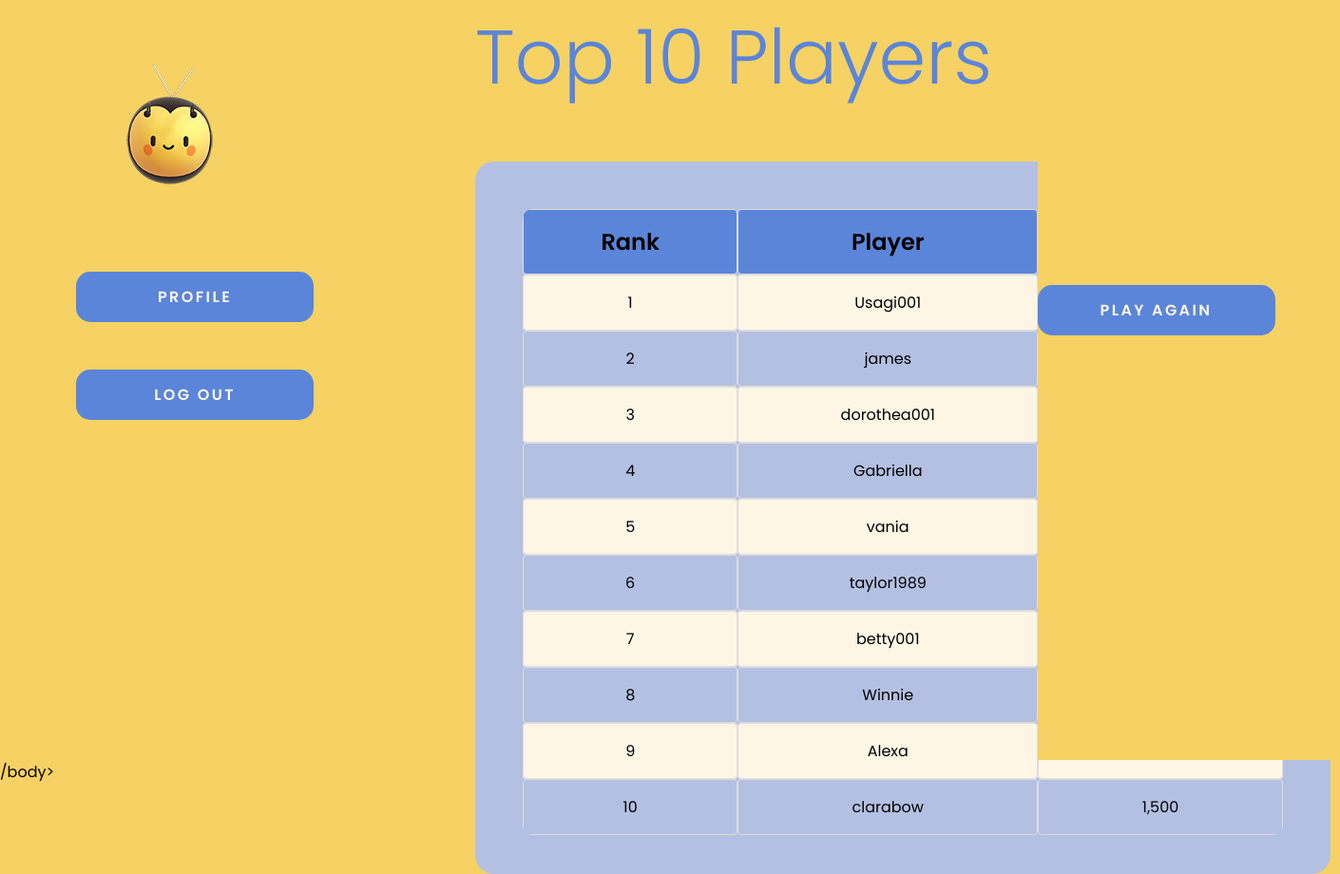
/pages/leaderboard.php (signed in), run on the app's committed database.
### tables this page shows
CREATE TABLE `tbl_user` (
  `user_id` int NOT NULL AUTO_INCREMENT,
  `user_name` varchar(255) NOT NULL,
  `email` varchar(255) NOT NULL,
  `password` varchar(255) NOT NULL,
  `cmltv_score` decimal(6,2) DEFAULT NULL,
  PRIMARY KEY (`user_id`)

);

### class/class.global.php (called while the page is built, shortened)
<?php
class db {
 	private $host      = DB_HOST;
	private $user      = DB_USER;
	private $pass      = DB_PASS;
	private $dbname    = DB_NAME;
	private $port      = DB_PORT;
	private $dbh;
	private $stmt;
	 public function __construct() {
 	$dsn = 'mysql:host='.$this->host.';dbname='.$this->dbname.';port='.$this->port;
	 	$options = array(PDO::ATTR_PERSISTENT => false, PDO::ATTR_ERRMODE => PDO::ERRMODE_EXCEPTION, PDO::ATTR_EMULATE_PREPARES => false, PDO::MYSQL_ATTR_USE_BUFFERED_QUERY => false);
	 	try {
	 	  $this->dbh = new PDO($dsn, $this->user, $this->pass, $options);
	 	} catch(PDOException $e) {
 	  $this->error = $e->getMessage();
	 	}
	 }
	public function q($query){
		$this->stmt = $this->dbh->prepare($query);
	}
	public function x(){
    return $this->stmt->execute();
	}
	public function s(){
    $this->x();
    return $this->stmt->fetch(PDO::FETCH_ASSOC);
	}
	public function m(){
    $this->x();
    return $this->stmt->fetchAll(PDO::FETCH_ASSOC);
	}
}
?>

### pages/leaderboard.php (the view, shortened to what this page needs)
<?php
include '../class/class.global.php';
if (isset($_SESSION['beecheck_user']) && !empty($_SESSION['beecheck_user'])) {
    $logged_in_user = $_SESSION['beecheck_user'];
} else {
    echo 'HELP';
    session_destroy();
    session_unset();
    echo '<script>location.href = "./";</script>';
    exit();
}
$db = new db();
$db->q("SELECT * FROM tbl_user WHERE user_id = '".$logged_in_user."' ");
$lu = $db->s();
?>
<!DOCTYPE html>
<html lang="en">
<head>
    <link rel="stylesheet" href="../styles/global.css">
    <link rel="stylesheet" href="../styles/leaderboard.css">
    <link rel="stylesheet" href="../styles/quiz.css">
</head>
<body>
<main>
    <div id="left_logo">
                <div class="logo_cont">
                    <img src="../assets/logo01.png" alt="Logo">
                </div>
                <div class="profile-btn">
                        <button type="button" onclick="window.location.href='../pages/profile.php';" class="button">PROFILE</button>
                    </div>
                <div class="exit-btn">
                        <button type="button" onclick="location.replace('../api/u_logout.php?_=<?php echo $lu['user_id']; ?>');" class="button">LOG OUT</button>
                </div>
        </div>
        <div id="center">
        <h2>Top 10 Players</h2>
        <section class="quiz-container" id="ldb">
            <div class="leaderboard">
                <table>
                    <tr>
                        <th><p1>Rank</p1></th>
                        <th><p1>Player</p1></th>
                        <th><p1>Points</p1></th>
                    </tr>
                    <?php
                    $db=new db();
                    $db->q("SELECT user_name, cmltv_score FROM tbl_user ORDER BY cmltv_score DESC LIMIT 10");
                    $ldb = $db->m();
                    if ($ldb) {
                        foreach ($ldb as $index => $ldb_entry) {
                            echo "<tr>";
                            echo "<td class='rank'>" . ($index + 1) . "</td>";
                            echo "<td>". $ldb_entry['user_name'] . "</td>";
                            echo "<td class='points'>" . number_format($ldb_entry['cmltv_score'],0) . "</td>";
                            echo "</tr>";
                        }
                    } else {
                        echo "<tr><td colspan='3'>No players found</td></tr>";
                    }
                    ?>
                </table>
            </div>
        </div>
        <div id="side">
            <div class="side-column">
                    <div class="playagain-btn" id="playagain-btn" style="margin-top: 250px;">
                        <button type="submit" onclick="window.location.href='../pages/quiz.php';" class= "button">PLAY AGAIN</button>
                    </div>
            </div>
        </div>
</main>
 /body>
</html>

### styles/global.css (style rules this page uses)
:root { --clr-primary: #5b85d9; --clr-gradient: #b4c0e2; --clr-background: #f5d263; --clr-hover:#7b9de0; --clr-white: #fdf6e4; --clr-black: #0A0A0A; --drop-shadow: 0 4px 10px 0 rgba(0,0,0,0.5); }
* { margin: 0; padding: 0; font-family: "Poppins", sans-serif; font-size: 16px; font-weight: 400; font-style: normal; box-sizing: border-box; }
body { background-color: var(--clr-background); height: 100vh; }
main { position: relative; width: calc(100vw - 500px); height: 100vh; left:500px; background-color: var(--clr-background); }
main #center { float: left; width: 60%; height: 100%; background-color: var(--clr-background); position: relative; }
main #side { position: relative; float: right; width: 35%; height: 100%; background-color: var(--clr-background); }
main #left_logo { position: fixed; top: 40px; left: 80px; height: 100vh; width: auto; }
h2 { color: var(--clr-primary); font-size: 80px; font-weight: 300; font-style: normal; }
p1 { font-size: 24px; font-weight: 600; }
.button { background-color: var(--clr-primary); color: var(--clr-white); padding: 14px 20px; margin-top: 50px; margin-right: 10px; border: none; cursor: pointer; width: 250px; border-radius: 15px; font-weight: 600; letter-spacing: 0.15rem; }

### styles/leaderboard.css (style rules this page uses)
table { border-spacing: 0; width: 100%; border-radius: 10px; overflow: hidden; }
th, td { text-align: center; padding: 16px; border: 1px solid #ddd; border-radius: 4px; }
th { background-color: var(--clr-primary); }
tr:nth-child(odd) { background-color: var(--clr-gradient); }
tr:nth-child(even) { background-color: var(--clr-white); }

### styles/quiz.css (style rules this page uses)
.quiz-container { padding: 20px; position: relative; width: 900px; height: 700px; margin-top: calc(50vh - 350px); background-color: var(--clr-gradient); border-radius: 20px; padding: 50px; }
.quiz-container#ldb { height: 750px; }

### data on the page
tbl_user: user_name "Usagi001"
tbl_user: user_name "james"
tbl_user: user_name "dorothea001"
tbl_user: user_name "Gabriella"
tbl_user: user_name "vania"
tbl_user: user_name "taylor1989"
tbl_user: user_name "betty001"
tbl_user: user_name "Winnie"
tbl_user: user_name "Alexa"
tbl_user: user_name "clarabow", cmltv_score "1,500"
